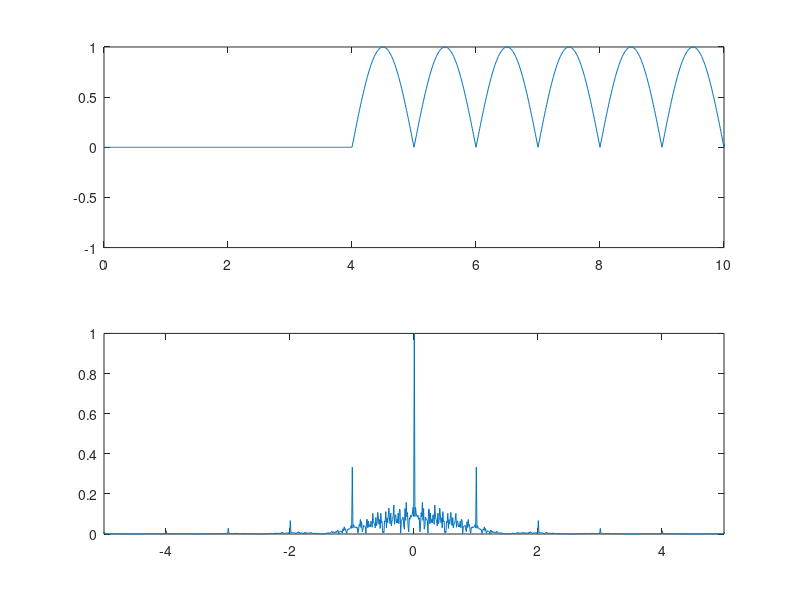
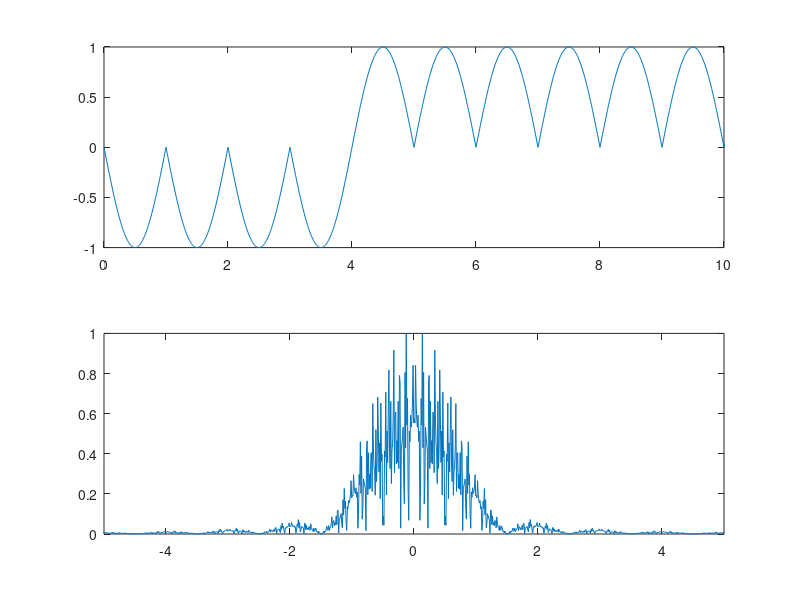
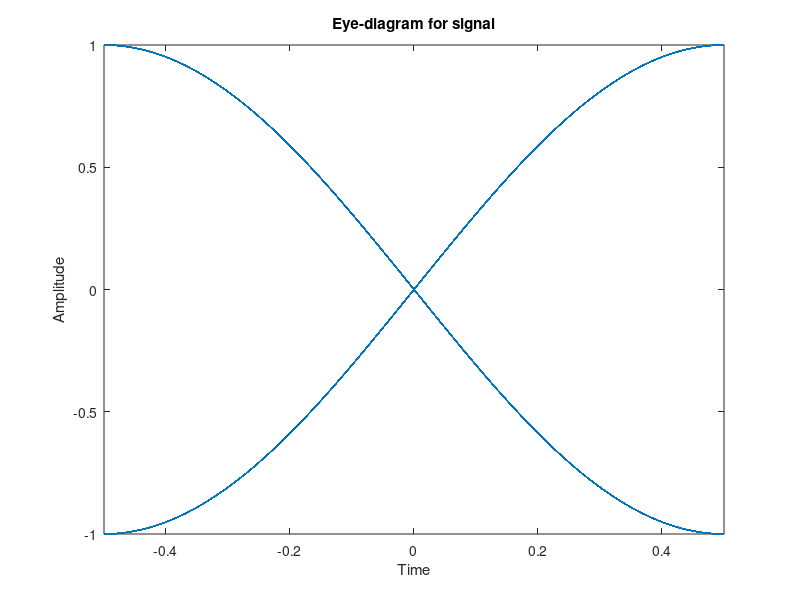

MATLAB code to generate these figures, in order:
clc;
clear all;
close all;
%% Unipolar Half-sinusoid
bk = rand(1,100)>0.5;
x = bk'*sin(2*pi/200*[0:99]);
x = x';
x = x(:)';
t = 0:1/100:100-1/100;
subplot(211);plot(t,x);axis([0,10,-1,1]);
X = abs(fftshift(fft(x)));
X = X/max(X);
f = linspace(-50,50,length(X));
subplot(212);plot(f,X);axis([-5,5,0,1]);
%% Polar Half Sinusoid
bk = 2*bk-1;
x = bk'*sin(2*pi/200*[0:99]);
x = x';
x = x(:)';
t = 0:1/100:100-1/100;
figure();
subplot(211);plot(t,x);axis([0,10,-1,1]);
X = abs(fftshift(fft(x)));
X = X/max(X);
f = linspace(-50,50,length(X));
subplot(212);plot(f,X);axis([-5,5,0,1]);
eyediagram(x,100)
